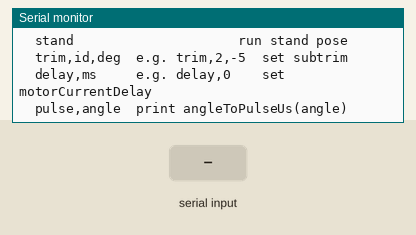
A sketch run on a simulated ESP32-S2. On the bench: the last lines printed to the serial monitor. The test bench sets the inputs (shaded band).

Above: at 1.7 s.
1.8 s: "stand,1\n" received over Serial
At 2.3 s:
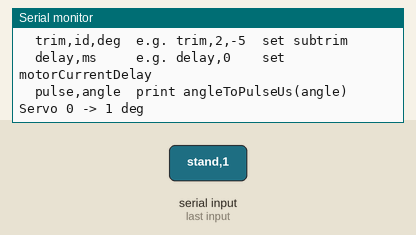
3.3 s: "all,1\n" received over Serial
At 4.5 s:
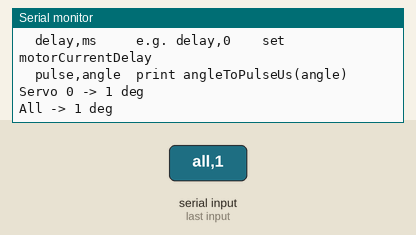
4.8 s: "trim,1\n" received over Serial
At 5.8 s:
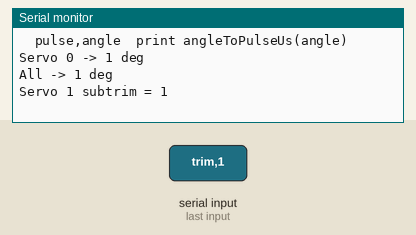
6.3 s: "trim,150\n" received over Serial
At 6.9 s:
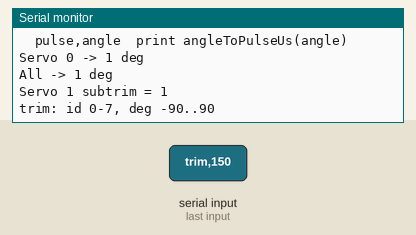
7.8 s: "delay,1\n" received over Serial
At 9.0 s:
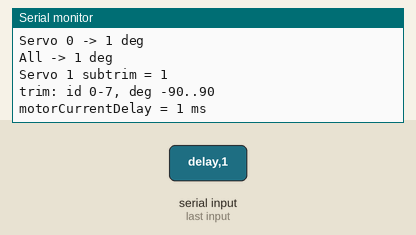
9.3 s: "pulse,1\n" received over Serial
At 10.4 s:
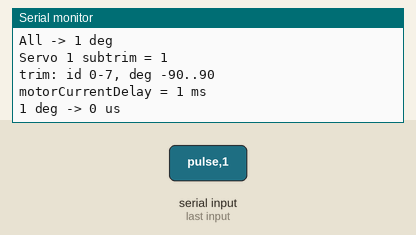

Measured:
- after the input at 1.8 s, the serial monitor: prints a new line at once (image 1)
- after the input at 3.3 s, the serial monitor: prints a new line at once (image 2)
- after the input at 4.8 s, the serial monitor: prints a new line at once (image 3)
- after the input at 6.3 s, the serial monitor: prints a new line at once (image 4)
- after the input at 7.8 s, the serial monitor: prints a new line at once (image 5)
- after the input at 9.3 s, the serial monitor: prints a new line at once (image 6)

The sketch:

sesame-servo-skeleton.ino
```cpp
// ======================================================================
//  SESAME ROBOT — PWM & SERVO KINEMATICS
// ======================================================================
//  Goal: write the low-level servo layer that the full Sesame firmware
//  (sesame-firmware-main.ino + movement-sequences.h) is built on.
//
//  You will implement:
//    Part 1  Hardware timer allocation          (setupPWM)
//    Part 2  Degrees -> microseconds mapping    (angleToPulseUs)
//    Part 3  Attaching the 8 leg servos         (attachAllServos)
//    Part 4  Subtrim + staggered activation     (setServoAngle)
//    Part 5  Your first pose                    (runStandPose)
//
//  Search for "TODO" to find every place you need to write code.
//  Test with the Serial Monitor at 115200 baud (commands listed in setup()).
//
//  Library required: ESP32Servo  (Arduino Library Manager)
// ======================================================================

#include <Arduino.h>
#include <ESP32Servo.h>

// ----------------------------------------------------------------------
//  SERVO NAMES
//  These match movement-sequences.h. The number is the index into the
//  servos[] and servoPins[] arrays. Note the order is NOT simply L1..L4,
//  R1..R4 — it follows how the motors are wired to the board.
//    *1/*2 = hip joints, *3/*4 = foot/knee joints
// ----------------------------------------------------------------------
enum ServoName : uint8_t {
  R1 = 0,
  R2 = 1,
  L1 = 2,
  L2 = 3,
  R4 = 4,
  R3 = 5,
  L3 = 6,
  L4 = 7
};

const int NUM_SERVOS = 8;
Servo servos[NUM_SERVOS];

// ----------------------------------------------------------------------
//  PIN MAP — uncomment the line that matches YOUR board.
// ----------------------------------------------------------------------
// Sesame Distro Board V3:
// const int servoPins[NUM_SERVOS] = {4, 5, 6, 7, 10, 11, 12, 13};
// Sesame Distro Board V2 (legacy):
// const int servoPins[NUM_SERVOS] = {4, 5, 6, 7, 15, 16, 17, 18};
// Sesame Distro Board V1 (legacy):
// const int servoPins[NUM_SERVOS] = {15, 2, 23, 19, 4, 16, 17, 18};
// Lolin S2 Mini:
const int servoPins[NUM_SERVOS] = {1, 2, 4, 6, 8, 10, 13, 14};

// ----------------------------------------------------------------------
//  PWM CONSTANTS
// ----------------------------------------------------------------------
// TODO 0a: Hobby servos expect a new pulse every 20 ms. What frequency
//          (in Hz) is that? Set SERVO_FREQ_HZ accordingly.
const int SERVO_FREQ_HZ = 0;            // <-- fix me

// TODO 0b: Pulse widths (microseconds) for the ends of travel.
//          Standard 180° servos on Sesame:  0° -> 732 us, 180° -> 2929 us
//          270° servos (author's tested values): 833 us to 2167 us
//          Fill in the values for the servos YOU are using.
const int MIN_PULSE_US = 0;             // <-- fix me (pulse at 0°)
const int MAX_PULSE_US = 0;             // <-- fix me (pulse at 180°)

// ----------------------------------------------------------------------
//  CALIBRATION + POWER
// ----------------------------------------------------------------------
// Subtrim: a per-servo offset in degrees to correct for horns that are
// not mounted exactly at centre. Positive or negative, roughly -90..+90.
int8_t servoSubtrim[NUM_SERVOS] = {0, 0, 0, 0, 0, 0, 0, 0};

// Delay (ms) between consecutive servo commands. Moving 8 servos at the
// same instant can pull enough current to collapse the supply rail and
// brown out the ESP32. Default 20 ms; lower it if your supply is strong.
int motorCurrentDelay = 20;

// ======================================================================
//  PART 1 — HARDWARE TIMER ALLOCATION
// ======================================================================
//  The ESP32 generates PWM with a small number of hardware timers.
//  ESP32Servo shares them with every other PWM user (other servos, ESCs,
//  LED fades, tone(), etc.). Reserving timers 0–3 up front gives the
//  servos clean, high-resolution 50 Hz signals.
//
//  WARNING (from the project author): there are only 4 timers. Adding
//  extra PWM devices (e.g. two ESCs) can exhaust them and break other
//  features such as the Wi-Fi captive portal. If your custom firmware
//  shows network errors, check timer allocation first.
// ======================================================================
void setupPWM() {
  // TODO 1: Reserve hardware timers 0, 1, 2 and 3 for ESP32Servo.
  //         Hint: ESP32PWM::allocateTimer(n);

}

// ======================================================================
//  PART 2 — DEGREES -> MICROSECONDS (do the math yourself)
// ======================================================================
//  ESP32Servo's write(angle) does this conversion for you internally,
//  but you should understand it. This is a straight linear map:
//
//      pulse = MIN_PULSE + (angle / 180) * (MAX_PULSE - MIN_PULSE)
//
//  Questions to answer in your notebook:
//    a) What pulse width does 90° produce with 732–2929 us?
//    b) How many microseconds is ONE degree of rotation?
//    c) Why must angle be clamped before mapping?
// ======================================================================
int angleToPulseUs(int angleDeg) {
  // TODO 2a: Clamp angleDeg to 0..180.   Hint: constrain()

  // TODO 2b: Linearly map 0..180 to MIN_PULSE_US..MAX_PULSE_US and
  //          return the result.        Hint: Arduino's map()

  return 0;  // <-- replace
}

// ======================================================================
//  PART 3 — ATTACH THE SERVOS
// ======================================================================
//  For every servo:
//    1. Set its PWM period to SERVO_FREQ_HZ.
//    2. Attach it to its pin with your MIN/MAX pulse range, so that
//       write(0) and write(180) hit the true ends of travel.
// ======================================================================
void attachAllServos() {
  for (int i = 0; i < NUM_SERVOS; i++) {
    // TODO 3a: servos[i].setPeriodHertz(...)

    // TODO 3b: servos[i].attach(pin, minPulse, maxPulse)

  }
  delay(10);
}

// ======================================================================
//  PART 4 — setServoAngle(): the ONE function every pose goes through
// ======================================================================
//  Every movement in movement-sequences.h calls this, so it must be safe:
//    1. Reject invalid channels (only 0..7 exist).
//    2. Add that servo's subtrim to the requested angle.
//    3. Clamp the result to 0..180 so we never command past the end stop.
//    4. Send the command to the servo.
//    5. Wait motorCurrentDelay ms (staggered activation) so servos start
//       one after another instead of all at once.
//
//  Note: the full firmware waits with delayWithFace() so the OLED face
//  and web server keep updating during the pause. We use plain delay()
//  here because this sketch has no display or Wi-Fi.
// ======================================================================
void setServoAngle(uint8_t channel, int angle) {
  // TODO 4a: Return immediately if channel is out of range.

  // TODO 4b: Compute adjustedAngle = angle + subtrim, clamped to 0..180.

  // TODO 4c: Command the servo. Choose ONE:
  //          servos[channel].write(adjustedAngle);
  //          servos[channel].writeMicroseconds(angleToPulseUs(adjustedAngle));
  //          (They should behave identically — try both and compare!)

  // TODO 4d: Staggered activation delay.

}

// ======================================================================
//  PART 5 — YOUR FIRST POSE
// ======================================================================
//  Use ONLY setServoAngle() and the ServoName labels (never raw numbers).
//  Target angles for the Sesame "stand" pose:
//      R1 135   R2  45   L1  45   L2 135
//      R4   0   R3 180   L3   0   L4 180
//  Notice the left and right sides mirror each other. Why? (Think about
//  how a servo on the left side is physically flipped vs. the right.)
// ======================================================================
void runStandPose() {
  Serial.println(F("STAND"));
  // TODO 5: Set all 8 servos to the stand pose.

}

// Challenge: write runRestPose() — what angles fold the legs flat?
// Compare your answer with movement-sequences.h when you're done.

// ======================================================================
//  SETUP / LOOP  (provided — no changes needed)
// ======================================================================
void handleSerial();

void setup() {
  Serial.begin(115200);
  delay(500);

  setupPWM();
  attachAllServos();

  Serial.println(F("--- Sesame Servo Lab ---"));
  Serial.println(F("  id,angle     e.g. 0,90    move one servo"));
  Serial.println(F("  all,angle    e.g. all,90  move every servo"));
  Serial.println(F("  stand                     run stand pose"));
  Serial.println(F("  trim,id,deg  e.g. trim,2,-5  set subtrim"));
  Serial.println(F("  delay,ms     e.g. delay,0    set motorCurrentDelay"));
  Serial.println(F("  pulse,angle  print angleToPulseUs(angle)"));
}

void loop() {
  handleSerial();
}

void handleSerial() {
  if (!Serial.available()) return;
  String in = Serial.readStringUntil('\n');
  in.trim();
  if (in.length() == 0) return;

  if (in.equalsIgnoreCase("stand")) { runStandPose(); return; }

  int c1 = in.indexOf(',');
  if (c1 < 0) { Serial.println(F("Bad command")); return; }
  String cmd = in.substring(0, c1);
  String rest = in.substring(c1 + 1);

  if (cmd.equalsIgnoreCase("all")) {
    int a = rest.toInt();
    for (int i = 0; i < NUM_SERVOS; i++) setServoAngle(i, a);
    Serial.printf("All -> %d deg\n", a);
  } else if (cmd.equalsIgnoreCase("trim")) {
    int c2 = rest.indexOf(',');
    int id = rest.substring(0, c2).toInt();
    int t  = rest.substring(c2 + 1).toInt();
    if (id >= 0 && id < NUM_SERVOS && t >= -90 && t <= 90) {
      servoSubtrim[id] = t;
      Serial.printf("Servo %d subtrim = %d\n", id, t);
    } else Serial.println(F("trim: id 0-7, deg -90..90"));
  } else if (cmd.equalsIgnoreCase("delay")) {
    motorCurrentDelay = max(0, (int)rest.toInt());
    Serial.printf("motorCurrentDelay = %d ms\n", motorCurrentDelay);
  } else if (cmd.equalsIgnoreCase("pulse")) {
    int a = rest.toInt();
    Serial.printf("%d deg -> %d us\n", a, angleToPulseUs(a));
  } else {
    int id = cmd.toInt();
    int a = rest.toInt();
    setServoAngle(id, a);
    Serial.printf("Servo %d -> %d deg\n", id, a);
  }
}
```
